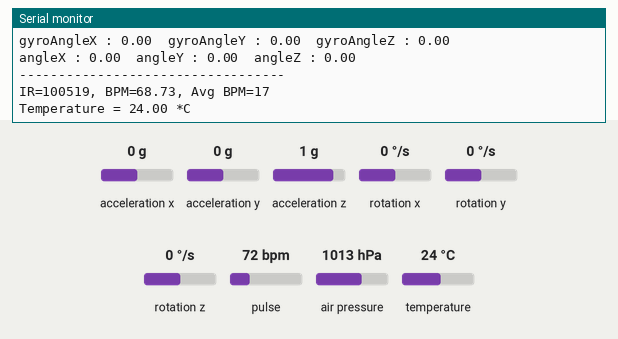
A sketch run on a simulated Arduino Uno, built with avr-gcc and run on an emulated ATmega328P. Shown: the last lines printed to the serial monitor. The inputs (shaded band) are chosen by the test bench; at power-on: acceleration x 0 g, acceleration y 0 g, acceleration z 1 g, rotation x 0 °/s, rotation y 0 °/s, rotation z 0 °/s, pulse 72 bpm, air pressure 1013 hPa, temperature 24 °C.

Above: at 4.2 s.
4.3 s: acceleration x set to -1.4 g
At 5.3 s:
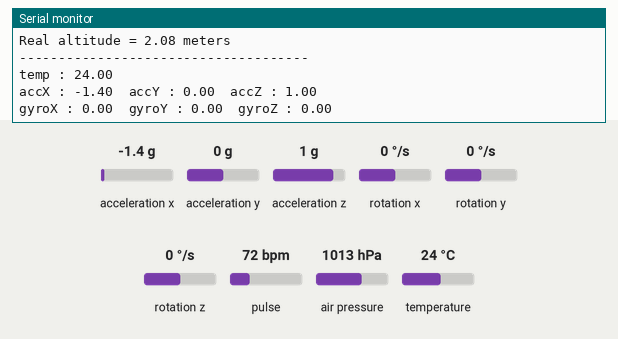
5.8 s: acceleration y set to -1.4 g
At 6.3 s:
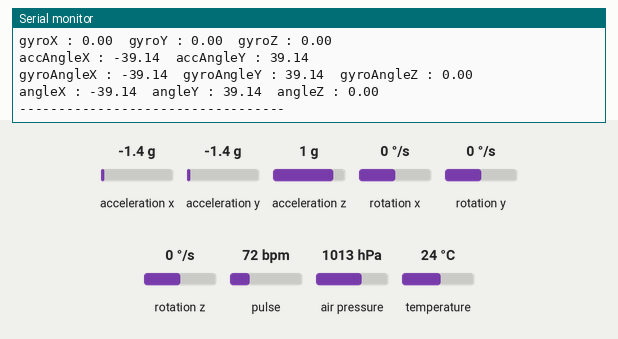
7.3 s: acceleration z set to -1.4 g
At 7.9 s:
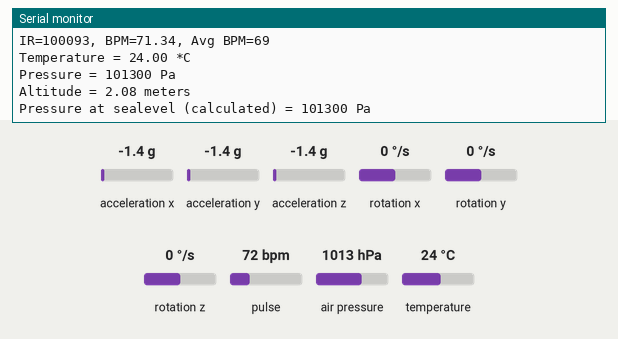
8.8 s: rotation x set to -192 °/s
At 9.5 s:
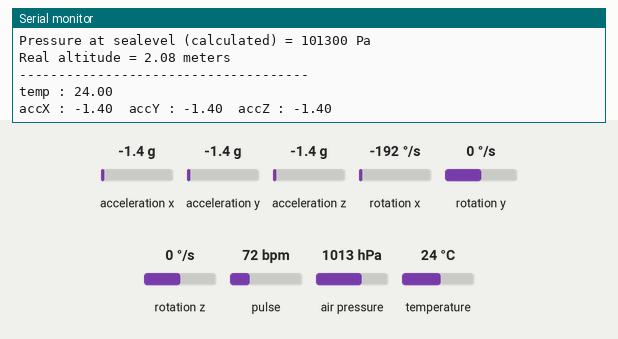
10.3 s: rotation y set to -192 °/s
At 11.2 s:
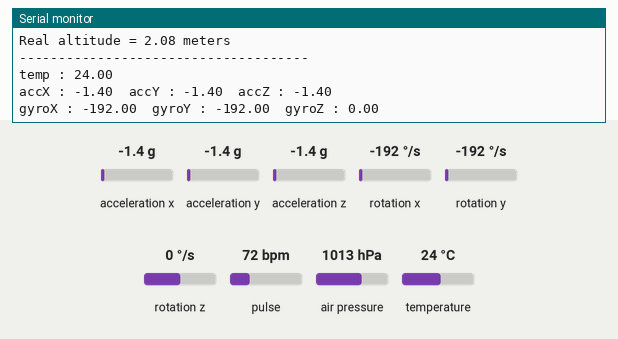
Timing chart, 0 to 11.8 s (numbered marks = the images above; inputs shaded):
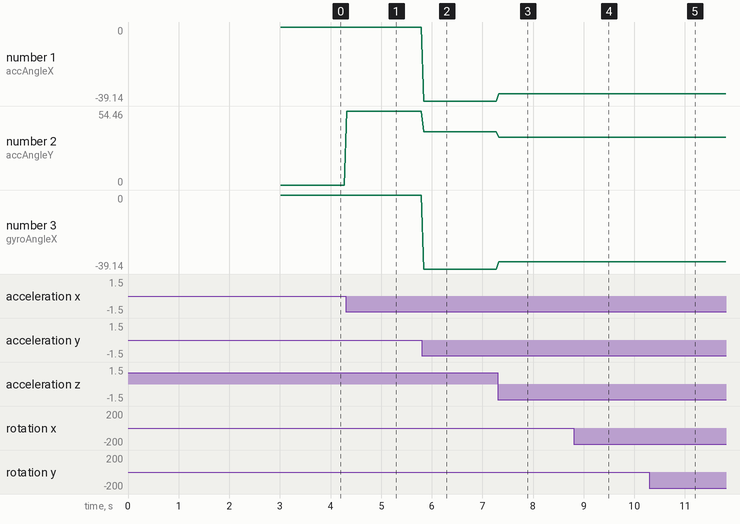

Measured:
- after the input at 4.3 s, the serial monitor: prints a new line at once (image 1)
- plotted number 2: 0 → 54.46 after the input at 4.3 s

The sketch:

RASS_v1.3.ino
```cpp
//LIBRARIES
#include <Wire.h>
//Motions er jonno
  #include <MPU6050_tockn.h>
//Bio er jonno
  #include "MAX30105.h"
  #include "heartRate.h"
//BMP er jonno
  #include <Adafruit_BMP085.h>
  #define seaLevelPressure_hPa 1013.25


//OBJECTS
  //Motion er object banaye nite hobe
  MPU6050 mpu6050(Wire);
  //Bio er object banaye nite hobe
  MAX30105 particleSensor;
  //BMP er object
  Adafruit_BMP085 bmp;

//INITIALS
  //Bio er initials
  const byte RATE_SIZE = 4; //Increase this for more averaging. 4 is good.
  byte rates[RATE_SIZE]; //Array of heart rates
  byte rateSpot = 0;
  long lastBeat = 0; //Time at which the last beat occurred
  float beatsPerMinute;
  int beatAvg;
  //Smoke er initials
  float env = 0.0;

void setup() {
  //Output buffer er bandwidth thik kore dite hobe
  Serial.begin(115200);

  // Initialize Bio sensor
  if (!particleSensor.begin(Wire, I2C_SPEED_FAST)) //Use default I2C port, 400kHz speed
  {
    Serial.println("MAX30105 was not found. Please check wiring/power. ");
    while (1);
  }
  Serial.println("Place your index finger on the sensor with steady pressure.");
  particleSensor.setup(); //Configure sensor with default settings
  particleSensor.setPulseAmplitudeRed(0x0A); //Turn Red LED to low to indicate sensor is running
  particleSensor.setPulseAmplitudeGreen(0); //Turn off Green LED

  Wire.begin();
  mpu6050.begin();
  mpu6050.calcGyroOffsets(true);

  // Inititalize BMP sensor
  if (!bmp.begin()) {
    Serial.println("Could not find a valid BMP085 sensor, check wiring!");
    while (1) {}
  }
}

void loop() {
  motion();
  bio();
  envi();
}

//Environment (BMP) sensor values
void envi(){
  Serial.print("Temperature = ");
    Serial.print(bmp.readTemperature());
    Serial.println(" *C");

    Serial.print("Pressure = ");
    Serial.print(bmp.readPressure());
    Serial.println(" Pa");

    Serial.print("Altitude = ");
    Serial.print(bmp.readAltitude());
    Serial.println(" meters");

    Serial.print("Pressure at sealevel (calculated) = ");
    Serial.print(bmp.readSealevelPressure());
    Serial.println(" Pa");

    Serial.print("Real altitude = ");
    Serial.print(bmp.readAltitude(seaLevelPressure_hPa * 100));
    Serial.println(" meters");

    Serial.println();
}

//Bio sensor values
void bio(){
  long irValue = particleSensor.getIR();

  if (checkForBeat(irValue) == true)
  {
    //We sensed a beat!
    long delta = millis() - lastBeat;
    lastBeat = millis();

    beatsPerMinute = 60 / (delta / 1000.0);

    if (beatsPerMinute < 255 && beatsPerMinute > 20)
    {
      rates[rateSpot++] = (byte)beatsPerMinute; //Store this reading in the array
      rateSpot %= RATE_SIZE; //Wrap variable

      //Take average of readings
      beatAvg = 0;
      for (byte x = 0 ; x < RATE_SIZE ; x++)
        beatAvg += rates[x];
      beatAvg /= RATE_SIZE;
    }
  }

  Serial.print("IR=");
  Serial.print(irValue);
  Serial.print(", BPM=");
  Serial.print(beatsPerMinute);
  Serial.print(", Avg BPM=");
  Serial.print(beatAvg);

  if (irValue < 50000)
    Serial.print(" No finger?");

  Serial.println();
}


//Motion sensor values
void motion(){
  mpu6050.update();
  Serial.println("-------------------------------------");
  Serial.print("temp : ");
  Serial.println(mpu6050.getTemp());
  Serial.print("accX : ");
  Serial.print(mpu6050.getAccX());
  Serial.print("\taccY : ");
  Serial.print(mpu6050.getAccY());
  Serial.print("\taccZ : ");
  Serial.println(mpu6050.getAccZ());

  Serial.print("gyroX : ");
  Serial.print(mpu6050.getGyroX());
  Serial.print("\tgyroY : ");
  Serial.print(mpu6050.getGyroY());
  Serial.print("\tgyroZ : ");
  Serial.println(mpu6050.getGyroZ());

  Serial.print("accAngleX : ");
  Serial.print(mpu6050.getAccAngleX());
  Serial.print("\taccAngleY : ");
  Serial.println(mpu6050.getAccAngleY());

  Serial.print("gyroAngleX : ");
  Serial.print(mpu6050.getGyroAngleX());
  Serial.print("\tgyroAngleY : ");
  Serial.print(mpu6050.getGyroAngleY());
  Serial.print("\tgyroAngleZ : ");
  Serial.println(mpu6050.getGyroAngleZ());

  Serial.print("angleX : ");
  Serial.print(mpu6050.getAngleX());
  Serial.print("\tangleY : ");
  Serial.print(mpu6050.getAngleY());
  Serial.print("\tangleZ : ");
  Serial.println(mpu6050.getAngleZ());
  Serial.println("----------------------------------\n");
}
```
